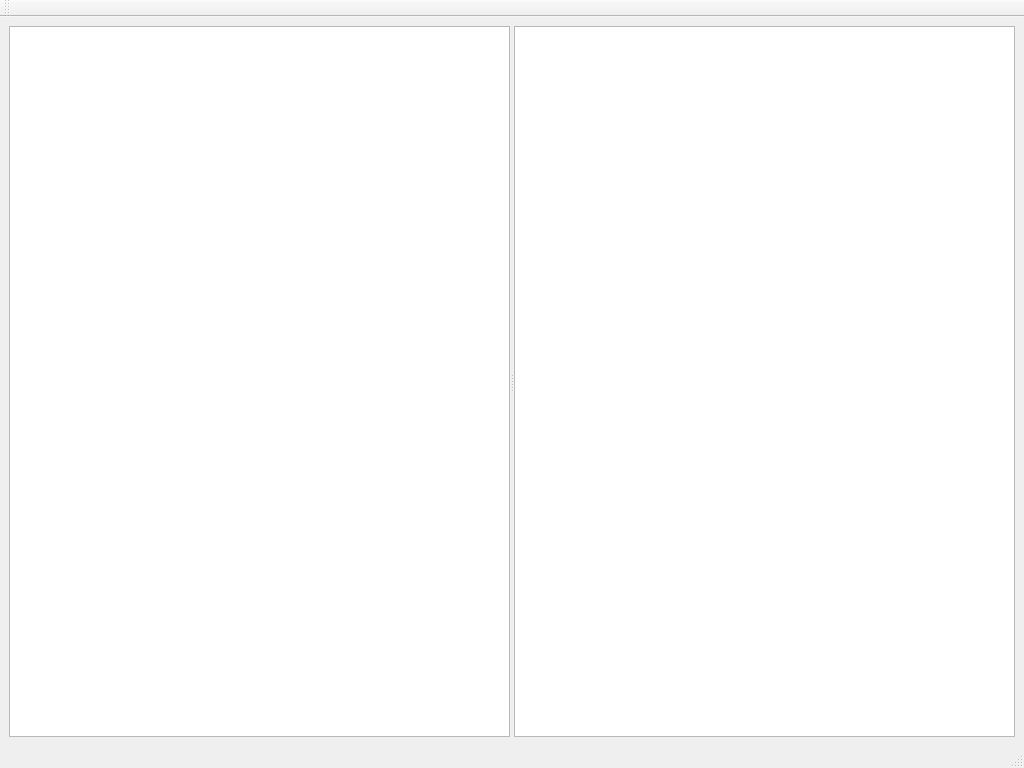
<?xml version="1.0" encoding="UTF-8"?>
<ui version="4.0">
    <class>TodoWindow</class>
    <widget class="QMainWindow" name="TodoWindow">
        <property name="geometry">
            <rect>
                <x>0</x>
                <y>0</y>
                <width>1024</width>
                <height>768</height>
            </rect>
        </property>
        <property name="windowTitle">
            <string>TODO List</string>
        </property>
        <widget class="QWidget" name="centralwidget">
            <layout class="QVBoxLayout" name="verticalLayout">
                <item>
                    <widget class="QSplitter" name="mainSplitter">
                        <property name="orientation">
                            <enum>Qt::Horizontal</enum>
                        </property>
                        <widget class="QWidget" name="leftPane">
                            <layout class="QVBoxLayout" name="leftLayout">
                                <item>
                                    <widget class="QTreeView" name="projectTreeView"/>
                                </item>
                            </layout>
                        </widget>
                        <widget class="QWidget" name="editorPane">
                            <layout class="QVBoxLayout" name="editorLayout">
                                <item>
                                    <widget class="QTextEdit" name="editorTextEdit"/>
                                </item>
                            </layout>
                        </widget>
                    </widget>
                </item>
            </layout>
        </widget>
        <widget class="QMenuBar" name="menubar">
            <property name="geometry">
                <rect>
                    <x>0</x>
                    <y>0</y>
                    <width>1024</width>
                    <height>22</height>
                </rect>
            </property>
        </widget>
        <widget class="QToolBar" name="mainToolBar">
            <attribute name="toolBarArea">
                <enum>TopToolBarArea</enum>
            </attribute>
        </widget>
        <widget class="QStatusBar" name="statusbar">
            <property name="sizeGripEnabled">
                <bool>true</bool>
            </property>
        </widget>
        <addaction name="actionNew"/>
        <addaction name="actionOpen"/>
        <addaction name="actionSave"/>
        <addaction name="actionClearConsole"/>
        <action name="actionNew">
            <property name="text">
                <string>New</string>
            </property>
        </action>
        <action name="actionOpen">
            <property name="text">
                <string>Open</string>
            </property>
        </action>
        <action name="actionSave">
            <property name="text">
                <string>Save</string>
            </property>
        </action>
        <action name="actionClearConsole">
            <property name="text">
                <string>Clear Console</string>
            </property>
        </action>
    </widget>
    <resources/>
    <connections/>
</ui>
